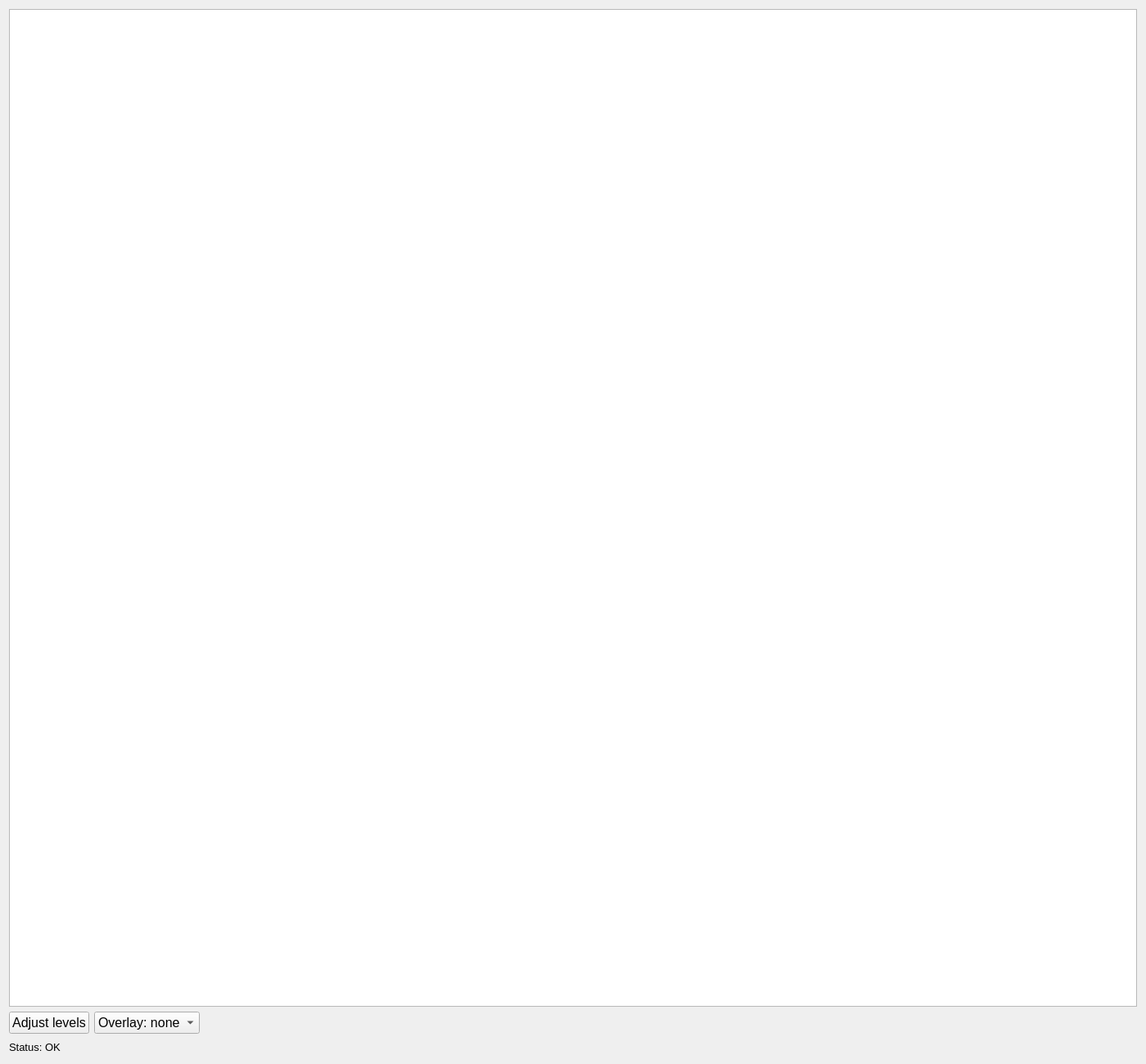
<?xml version="1.0" encoding="UTF-8"?>
<ui version="4.0">
 <class>Form</class>
 <widget class="QWidget" name="Form">
  <property name="geometry">
   <rect>
    <x>0</x>
    <y>0</y>
    <width>1400</width>
    <height>1300</height>
   </rect>
  </property>
  <property name="windowTitle">
   <string>Form</string>
  </property>
  <layout class="QGridLayout" name="gridLayout">
   <item row="0" column="0">
    <widget class="ImageView" name="image_view"/>
   </item>
   <item row="5" column="0">
    <layout class="QHBoxLayout" name="horizontalLayout">
     <item>
      <widget class="QLabel" name="status_label">
       <property name="font">
        <font>
         <pointsize>10</pointsize>
        </font>
       </property>
       <property name="text">
        <string>Status: OK</string>
       </property>
      </widget>
     </item>
     <item>
      <spacer name="horizontalSpacer_2">
       <property name="orientation">
        <enum>Qt::Horizontal</enum>
       </property>
       <property name="sizeHint" stdset="0">
        <size>
         <width>40</width>
         <height>20</height>
        </size>
       </property>
      </spacer>
     </item>
    </layout>
   </item>
   <item row="2" column="0">
    <layout class="QHBoxLayout" name="horizontalLayout_2">
     <item>
      <widget class="QPushButton" name="adjustLevelsButton">
       <property name="font">
        <font>
         <pointsize>12</pointsize>
        </font>
       </property>
       <property name="text">
        <string>Adjust levels</string>
       </property>
      </widget>
     </item>
     <item>
      <widget class="QComboBox" name="overlayCombo">
       <property name="minimumSize">
        <size>
         <width>110</width>
         <height>0</height>
        </size>
       </property>
       <property name="font">
        <font>
         <pointsize>12</pointsize>
        </font>
       </property>
       <property name="toolTip">
        <string>Image overlay</string>
       </property>
       <item>
        <property name="text">
         <string>Overlay: none</string>
        </property>
       </item>
       <item>
        <property name="text">
         <string>Box roi</string>
        </property>
       </item>
      </widget>
     </item>
     <item>
      <spacer name="horizontalSpacer">
       <property name="orientation">
        <enum>Qt::Horizontal</enum>
       </property>
       <property name="sizeHint" stdset="0">
        <size>
         <width>40</width>
         <height>20</height>
        </size>
       </property>
      </spacer>
     </item>
    </layout>
   </item>
  </layout>
 </widget>
 <customwidgets>
  <customwidget>
   <class>ImageView</class>
   <extends>QGraphicsView</extends>
   <header>pyqtgraph</header>
  </customwidget>
 </customwidgets>
 <resources/>
 <connections/>
</ui>
